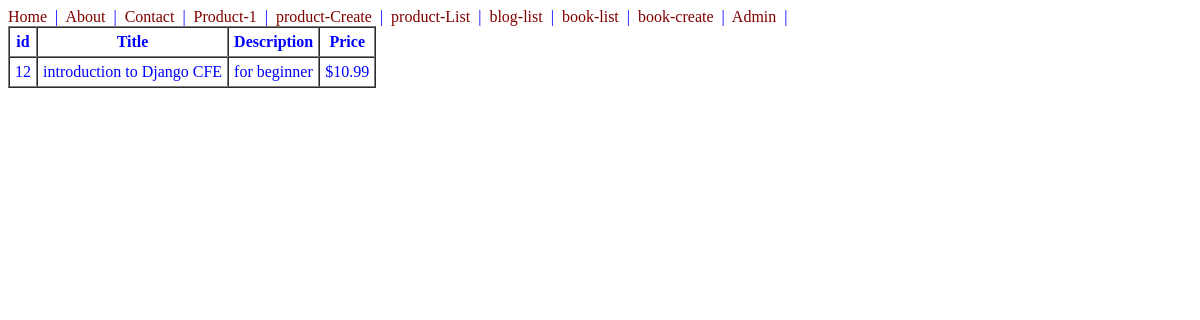
The app's page /products/12/, older data.
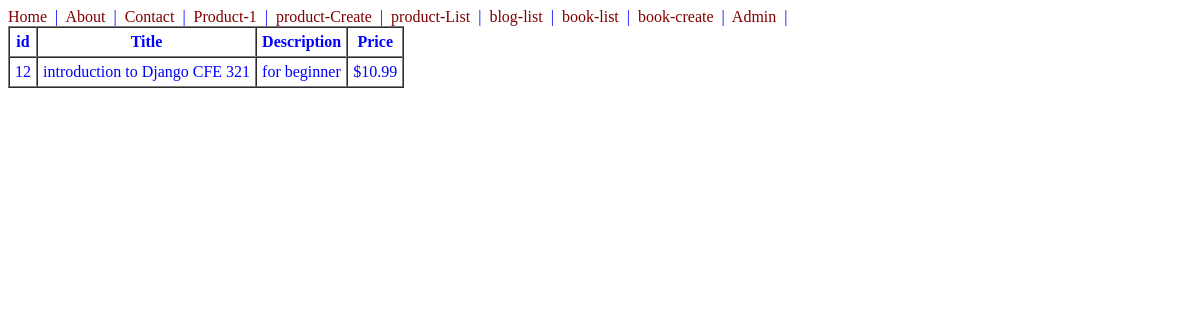
The same page, newer data.
### products/models.py (models this page shows, shortened)
class Product(models.Model):
    title = models.CharField(max_length=100)
    description = models.TextField(null=True)
    price = models.DecimalField(max_digits=10, decimal_places=2)

### products/views.py (the view)
# urls.py: path('<int:id>/', dynamic_lookup_view, name='product-detail'),
def dynamic_lookup_view(request, id):
    try:
        obj = Product.objects.get(id=id)
    except Product.DoesNotExist:
        raise Http404
    context = {
        'object':obj
    }
    return render(request, "products/product_lookup.html",context)

### products/templates/products/product_lookup.html
{% extends 'base.html' %}
{% block content %}
<table border="1" cellpadding="5" cellspacing="0">
    <tr>
        <th>id</th>
        <th>Title</th>
        <th>Description</th>
        <th>Price</th>
    </tr>
    <tr>
        <td>{{object.id}}</td>
        <td>{{object.title}}</td>
        <td>{{object.description}}</td>
        <td>${{object.price}}</td>
    </tr>
</table>
{% endblock %}

Row changes from the older to the newer data that the page shows:
changed Product "for beginner": title "introduction to Django CFE" → "introduction to Django CFE 321"
